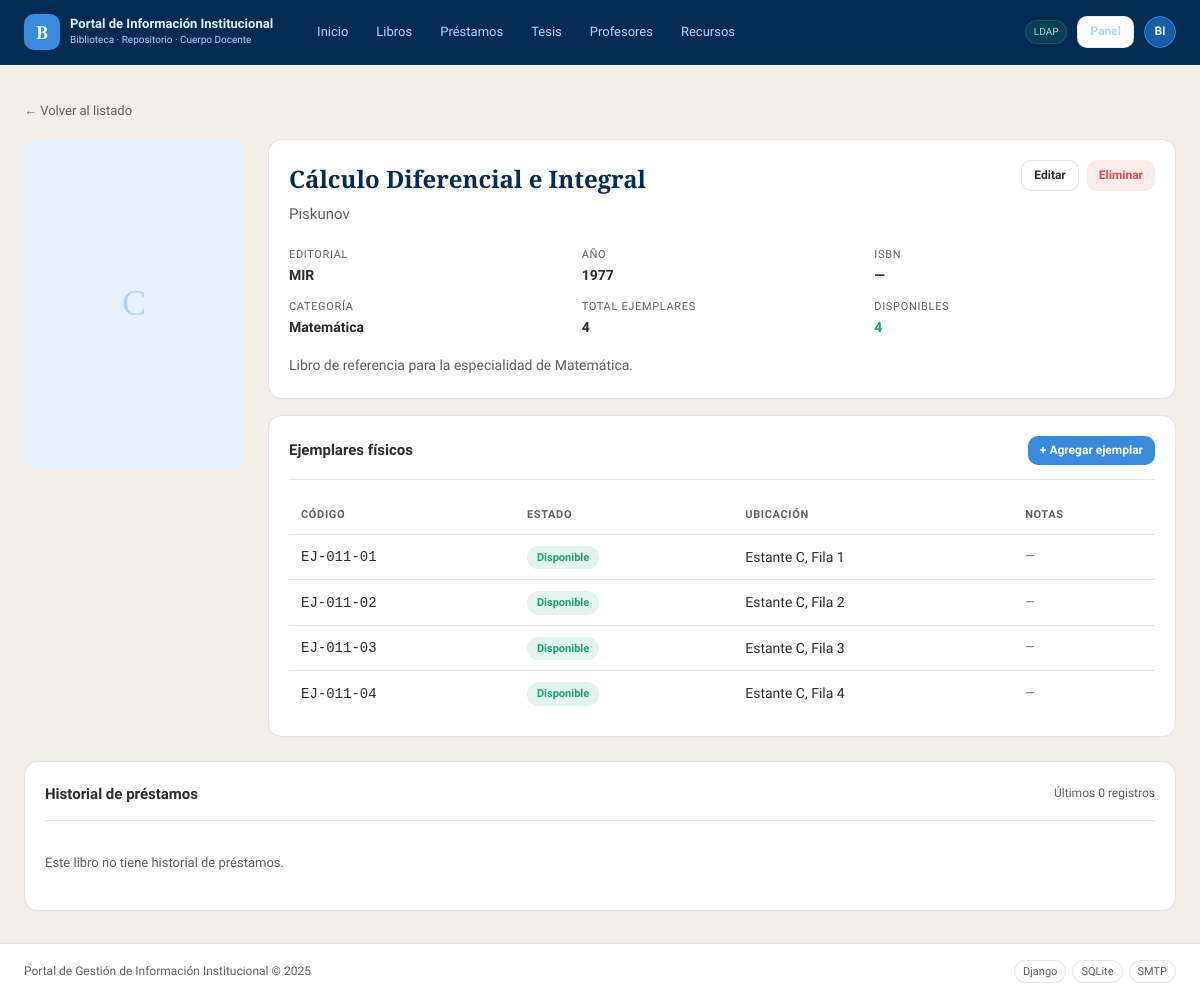
Page /biblioteca/libros/12/ (signed in) on the earlier database version.
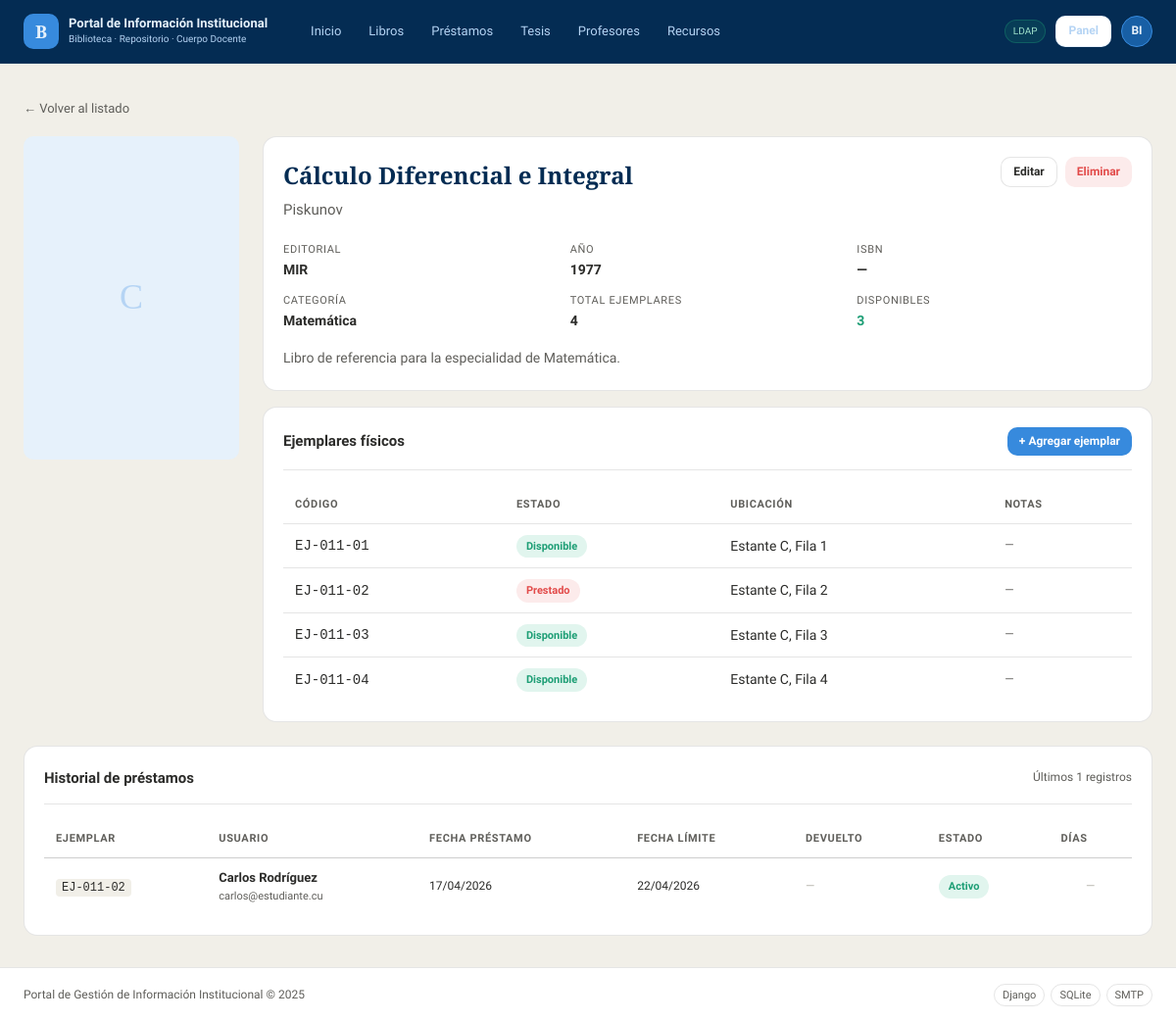
Same page on the later database version.
### biblioteca/models.py (models this page shows, shortened)
class Libro(models.Model):
    titulo    = models.CharField(max_length=300)
    autor     = models.CharField(max_length=200)
    editorial = models.CharField(max_length=200, blank=True)
    anio      = models.PositiveIntegerField(verbose_name='Año', null=True, blank=True)
    isbn      = models.CharField(max_length=20, blank=True, unique=True, null=True)
    categoria = models.ForeignKey(Categoria, on_delete=models.SET_NULL,
                                  null=True, blank=True, related_name='libros')
    descripcion  = models.TextField(blank=True)
    portada      = models.ImageField(upload_to='portadas/', null=True, blank=True)
    fecha_registro = models.DateTimeField(auto_now_add=True)
    class Meta:
        verbose_name        = 'Libro'
        verbose_name_plural = 'Libros'
        ordering            = ['titulo']
    def ejemplares_disponibles(self):
        return self.ejemplares.filter(estado='disponible').count()
    def total_ejemplares(self):
        return self.ejemplares.count()

class Ejemplar(models.Model):
    ESTADO_CHOICES = [
        ('disponible', 'Disponible'),
        ('prestado',   'Prestado'),
        ('reservado',  'Reservado'),
        ('deteriorado','Deteriorado'),
    ]
    libro    = models.ForeignKey(Libro, on_delete=models.CASCADE, related_name='ejemplares')
    codigo   = models.CharField(max_length=50, unique=True, verbose_name='Código')
    estado   = models.CharField(max_length=20, choices=ESTADO_CHOICES, default='disponible')
    ubicacion = models.CharField(max_length=100, blank=True,
                                  verbose_name='Ubicación en estantería')
    notas    = models.TextField(blank=True)
    class Meta:
        verbose_name        = 'Ejemplar'
        verbose_name_plural = 'Ejemplares'

class Categoria(models.Model):
    nombre      = models.CharField(max_length=100)
    descripcion = models.TextField(blank=True)
    class Meta:
        verbose_name        = 'Categoría'
        verbose_name_plural = 'Categorías'
        ordering            = ['nombre']
    def __str__(self):
        return self.nombre

class Prestamo(models.Model):
    ESTADO_CHOICES = [
        ('activo',     'Activo'),
        ('devuelto',   'Devuelto'),
        ('vencido',    'Vencido'),
    ]
    ejemplar      = models.ForeignKey(Ejemplar, on_delete=models.PROTECT,
                                       related_name='prestamos')
    usuario       = models.ForeignKey(User, on_delete=models.PROTECT,
                                       related_name='prestamos')
    fecha_prestamo  = models.DateTimeField(auto_now_add=True)
    fecha_devolucion = models.DateField(verbose_name='Fecha límite de devolución')
    fecha_devuelto  = models.DateTimeField(null=True, blank=True)
    estado          = models.CharField(max_length=20, choices=ESTADO_CHOICES,
                                        default='activo')
    notas           = models.TextField(blank=True)
    registrado_por  = models.ForeignKey(User, on_delete=models.SET_NULL,
                                         null=True, related_name='prestamos_registrados')
    class Meta:
        verbose_name        = 'Préstamo'
        verbose_name_plural = 'Préstamos'
        ordering            = ['-fecha_prestamo']

### biblioteca/views.py (the view)
# urls.py: path('libros/<int:pk>/',                  views.libro_detail,       name='libro_detail'),
@login_required
def libro_detail(request, pk):
    from django.conf import settings
    libro      = get_object_or_404(Libro, pk=pk)
    ejemplares = libro.ejemplares.all()
    limite = getattr(settings, 'LIMITE_PRESTAMOS_ACTIVOS', 3)
    prestamos_usuario_count = None
    if request.user.is_authenticated:
        prestamos_usuario_count = Prestamo.objects.filter(
            usuario=request.user,
            estado__in=['activo', 'vencido']
        ).count()
    historial = None
    if request.user.is_staff or (
        hasattr(request.user, 'perfil') and
        request.user.perfil.rol == 'bibliotecario'
    ):
        historial = Prestamo.objects.filter(
            ejemplar__libro=libro
        ).select_related(
            'usuario', 'ejemplar', 'registrado_por'
        ).order_by('-fecha_prestamo')[:20]
    return render(request, 'biblioteca/libro_detail.html', {
        'libro':                   libro,
        'ejemplares':              ejemplares,
        'prestamos_usuario_count': prestamos_usuario_count,
        'limite_prestamos':        limite,
        'historial':               historial,
    })

### biblioteca/context_processors.py (called while the page is built, shortened)
def rol_usuario(request):
    if request.user.is_authenticated:
        rol = get_rol(request.user)
        return {
            'rol_usuario':        rol,
            'es_bibliotecario':   rol == 'bibliotecario' or request.user.is_staff,
            'es_estudiante':      rol == 'estudiante',
            'es_profesor':        rol == 'profesor',
            'es_visitante':       rol == 'visitante',
        }

### biblioteca/decoradores.py (called while the page is built)
def get_rol(user):
    try:
        return user.perfil.rol
    except PerfilUsuario.DoesNotExist:
        return 'visitante'

### templates/biblioteca/libro_detail.html (shortened to what the changed rows need)
{% extends 'base.html' %}
{% block content %}
<div style="display: grid; grid-template-columns: 220px 1fr; gap: 1.5rem;">
  <div>
    {% if libro.portada %}
      <img src="{{ libro.portada.url }}" alt="Portada"
           style="width:100%; border-radius:var(--radio-md); border:1px solid var(--borde);">
    {% else %}
      <div style="width:100%; aspect-ratio:2/3; background:var(--azul-fondo);
                  border-radius:var(--radio-md); display:flex; align-items:center;
                  justify-content:center; font-family:var(--fuente-titulo);
                  font-size:36px; color:var(--azul-palido);">
        {{ libro.titulo|slice:":1" }}
      </div>
    {% endif %}
  </div>
  <div>
    <div class="card" style="margin-bottom: 1rem;">
      <div style="display:flex; justify-content:space-between; align-items:flex-start;">
        <div>
          <h1 style="font-family:var(--fuente-titulo); font-size:24px; color:var(--azul-oscuro); margin-bottom:4px;">
            {{ libro.titulo }}
          </h1>
          <p style="font-size:15px; color:var(--gris-medio);">{{ libro.autor }}</p>
        </div>
        {% if es_bibliotecario %}
          <div style="display:flex; gap:8px;">
          </div>
        {% endif %}
      </div>
      <div style="display:grid; grid-template-columns: repeat(3,1fr); gap:12px; margin-top:1.25rem;">
        <div>
          <div style="font-size:11px; color:var(--gris-medio); text-transform:uppercase; letter-spacing:.06em;">Editorial</div>
          <div style="font-size:14px; font-weight:600;">{{ libro.editorial|default:"—" }}</div>
        </div>
        <div>
          <div style="font-size:11px; color:var(--gris-medio); text-transform:uppercase; letter-spacing:.06em;">Año</div>
          <div style="font-size:14px; font-weight:600;">{{ libro.anio|default:"—" }}</div>
        </div>
        <div>
          <div style="font-size:11px; color:var(--gris-medio); text-transform:uppercase; letter-spacing:.06em;">ISBN</div>
          <div style="font-size:14px; font-weight:600;">{{ libro.isbn|default:"—" }}</div>
        </div>
        <div>
          <div style="font-size:11px; color:var(--gris-medio); text-transform:uppercase; letter-spacing:.06em;">Categoría</div>
          <div style="font-size:14px; font-weight:600;">{{ libro.categoria|default:"—" }}</div>
        </div>
        <div>
          <div style="font-size:11px; color:var(--gris-medio); text-transform:uppercase; letter-spacing:.06em;">Total ejemplares</div>
          <div style="font-size:14px; font-weight:600;">{{ libro.total_ejemplares }}</div>
        </div>
        <div>
          <div style="font-size:11px; color:var(--gris-medio); text-transform:uppercase; letter-spacing:.06em;">Disponibles</div>
          <div style="font-size:14px; font-weight:600; color:var(--verde);">{{ libro.ejemplares_disponibles }}</div>
        </div>
      </div>
      {% if libro.descripcion %}
        <p style="margin-top:1rem; font-size:14px; color:var(--gris-medio); line-height:1.7;">
          {{ libro.descripcion }}
        </p>
      {% endif %}
    </div>
    <div class="card">
      <div class="table-wrap">
        <table>
          <thead>
            <tr>
              <th>Código</th>
              <th>Estado</th>
              <th>Ubicación</th>
              <th>Notas</th>
            </tr>
          </thead>
          <tbody>
            {% for ej in ejemplares %}
            <tr>
              <td><code>{{ ej.codigo }}</code></td>
              <td><span class="badge badge--{{ ej.estado }}">{{ ej.get_estado_display }}</span></td>
              <td>{{ ej.ubicacion|default:"—" }}</td>
              <td style="font-size:12px; color:var(--gris-medio);">{{ ej.notas|default:"—" }}</td>
            </tr>
            {% empty %}
            <tr>
              <td colspan="4" style="text-align:center; color:var(--gris-medio); padding:1.5rem;">
                No hay ejemplares registrados.
              </td>
            </tr>
            {% endfor %}
          </tbody>
        </table>
      </div>
    </div>
  </div>
</div>
{% if historial is not None %}
<div style="margin-top:1.5rem;">
  <div class="card">
    <div class="card__header">
      <div class="card__title">Historial de préstamos</div>
      <span style="font-size:12px; color:var(--gris-medio);">
        Últimos {{ historial|length }} registros
      </span>
    </div>
    {% if historial %}
    <div class="table-wrap">
      <table>
        <thead>
          <tr>
            <th>Ejemplar</th>
            <th>Usuario</th>
            <th>Fecha préstamo</th>
            <th>Fecha límite</th>
            <th>Devuelto</th>
            <th>Estado</th>
            <th>Días</th>
          </tr>
        </thead>
        <tbody>
          {% for p in historial %}
          <tr>
            <td>
              <code style="font-size:12px; background:var(--gris-fondo);
                           padding:2px 6px; border-radius:4px;">
                {{ p.ejemplar.codigo }}
              </code>
            </td>
            <td>
              <div style="font-size:13px; font-weight:600;">
                {{ p.usuario.get_full_name|default:p.usuario.username }}
              </div>
              <div style="font-size:11px; color:var(--gris-medio);">
                {{ p.usuario.email }}
              </div>
            </td>
            <td style="font-size:12px; white-space:nowrap;">
              {{ p.fecha_prestamo|date:"d/m/Y" }}
            </td>
            <td style="font-size:12px; white-space:nowrap;">
              {{ p.fecha_devolucion|date:"d/m/Y" }}
            </td>
            <td style="font-size:12px; white-space:nowrap;">
              {% if p.fecha_devuelto %}
                <span style="color:var(--verde);">
                  {{ p.fecha_devuelto|date:"d/m/Y" }}
                </span>
              {% else %}
                <span style="color:var(--gris-suave);">—</span>
              {% endif %}
            </td>
            <td>
              <span class="badge
                {% if p.estado == 'activo' %}badge--disponible
                {% elif p.estado == 'vencido' %}badge--prestado
                {% else %}badge--info{% endif %}">
                {{ p.get_estado_display }}
              </span>
            </td>
            <td style="font-size:12px; text-align:center;">
              {% if p.estado == 'devuelto' and p.fecha_devuelto %}
                {% with dias=p.fecha_devolucion|timeuntil:p.fecha_devuelto %}
                  <span style="color:var(--gris-medio);">{{ p.dias_retraso }}</span>
                {% endwith %}
              {% elif p.estado == 'vencido' %}
                <span style="color:var(--rojo); font-weight:600;">
                  +{{ p.dias_retraso }}
                </span>
              {% else %}
                <span style="color:var(--gris-suave);">—</span>
              {% endif %}
            </td>
          </tr>
          {% endfor %}
        </tbody>
      </table>
    </div>
    {% else %}
    <p style="font-size:13px; color:var(--gris-medio); padding:1rem 0;">
      Este libro no tiene historial de préstamos.
    </p>
    {% endif %}
  </div>
</div>
{% endif %}
{% endblock %}

Differences in the rows shown:
computed for Libro "Cálculo Diferencial e Integral": ejemplares_disponibles "4" → "3"
changed Ejemplar "EJ-011-02": estado "Disponible" → "Prestado"
added Prestamo: ejemplar.codigo "EJ-011-02", usuario.get_full_name "Carlos Rodríguez", usuario.email "carlos@estudiante.cu", fecha_prestamo "17/04/2026", fecha_devolucion "22/04/2026", estado "Activo"
Other differences:
{{ historial|length }}: "0" → "1"
text no longer shown: "Este libro no tiene historial de préstamos."
text now shown: "EJEMPLAR USUARIO FECHA PRÉSTAMO FECHA LÍMITE DEVUELTO ESTADO DÍAS"
